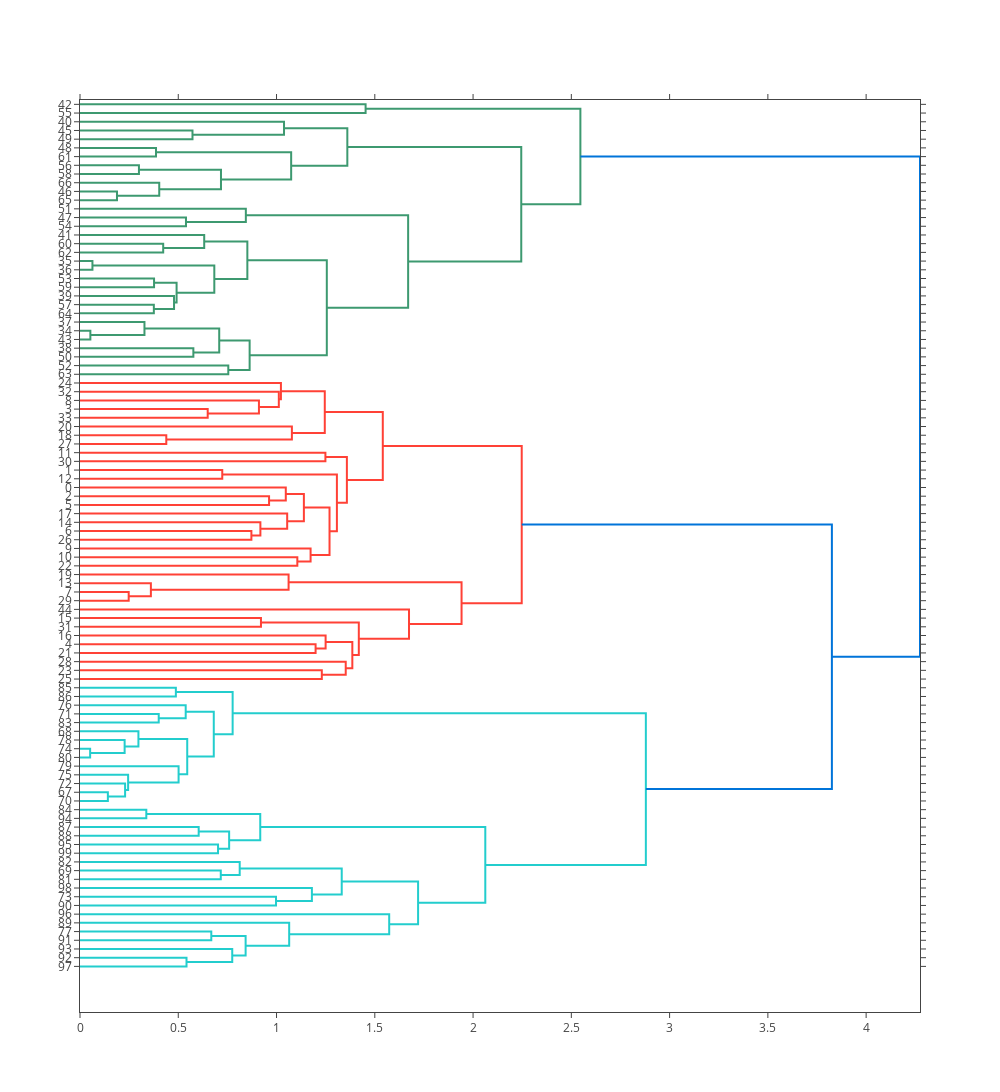

The code cell stored with this chart in its notebook:
### Code cell
dc.set_plotly()
dc.get_dendrogram_graph(tokenized_sentence_list)

### Figure 1 — Plotly figure (JSON) as saved in the notebook; plotly's stock layout.template omitted (floating-point values rounded to 4 significant figures)
{"data": [{"yaxis": "y", "text": null, "marker": {"color": "rgb(61,153,112)"}, "mode": "lines", "xaxis": "x", "hoverinfo": "text", "y": [-5, -5, -15, -15], "x": [0, 1.453, 1.453, 0], "type": "scatter"}, {"yaxis": "y", "text": null, "marker": {"color": "rgb(61,153,112)"}, "mode": "lines", "xaxis": "x", "hoverinfo": "text", "y": [-35, -35, -45, -45], "x": [0, 0.5723, 0.5723, 0], "type": "scatter"}, {"yaxis": "y", "text": null, "marker": {"color": "rgb(61,153,112)"}, "mode": "lines", "xaxis": "x", "hoverinfo": "text", "y": [-25, -25, -40, -40], "x": [0, 1.038, 1.038, 0.5723], "type": "scatter"}, {"yaxis": "y", "text": null, "marker": {"color": "rgb(61,153,112)"}, "mode": "lines", "xaxis": "x", "hoverinfo": "text", "y": [-55, -55, -65, -65], "x": [0, 0.3867, 0.3867, 0], "type": "scatter"}, {"yaxis": "y", "text": null, "marker": {"color": "rgb(61,153,112)"}, "mode": "lines", "xaxis": "x", "hoverinfo": "text", "y": [-75, -75, -85, -85], "x": [0, 0.2999, 0.2999, 0], "type": "scatter"}, {"yaxis": "y", "text": null, "marker": {"color": "rgb(61,153,112)"}, "mode": "lines", "xaxis": "x", "hoverinfo": "text", "y": [-105, -105, -115, -115], "x": [0, 0.1881, 0.1881, 0], "type": "scatter"}, {"yaxis": "y", "text": null, "marker": {"color": "rgb(61,153,112)"}, "mode": "lines", "xaxis": "x", "hoverinfo": "text", "y": [-95, -95, -110, -110], "x": [0, 0.4032, 0.4032, 0.1881], "type": "scatter"}, {"yaxis": "y", "text": null, "marker": {"color": "rgb(61,153,112)"}, "mode": "lines", "xaxis": "x", "hoverinfo": "text", "y": [-80, -80, -102.5, -102.5], "x": [0.2999, 0.7173, 0.7173, 0.4032], "type": "scatter"}, {"yaxis": "y", "text": null, "marker": {"color": "rgb(61,153,112)"}, "mode": "lines", "xaxis": "x", "hoverinfo": "text", "y": [-60, -60, -91.25, -91.25], "x": [0.3867, 1.074, 1.074, 0.7173], "type": "scatter"}, {"yaxis": "y", "text": null, "marker": {"color": "rgb(61,153,112)"}, "mode": "lines", "xaxis": "x", "hoverinfo": "text", "y": [-32.5, -32.5, -75.62, -75.62], "x": [1.038, 1.36, 1.36, 1.074], "type": "scatter"}, {"yaxis": "y", "text": null, "marker": {"color": "rgb(61,153,112)"}, "mode": "lines", "xaxis": "x", "hoverinfo": "text", "y": [-135, -135, -145, -145], "x": [0, 0.5392, 0.5392, 0], "type": "scatter"}, {"yaxis": "y", "text": null, "marker": {"color": "rgb(61,153,112)"}, "mode": "lines", "xaxis": "x", "hoverinfo": "text", "y": [-125, -125, -140, -140], "x": [0, 0.8438, 0.8438, 0.5392], "type": "scatter"}, {"yaxis": "y", "text": null, "marker": {"color": "rgb(61,153,112)"}, "mode": "lines", "xaxis": "x", "hoverinfo": "text", "y": [-165, -165, -175, -175], "x": [0, 0.4234, 0.4234, 0], "type": "scatter"}, {"yaxis": "y", "text": null, "marker": {"color": "rgb(61,153,112)"}, "mode": "lines", "xaxis": "x", "hoverinfo": "text", "y": [-155, -155, -170, -170], "x": [0, 0.632, 0.632, 0.4234], "type": "scatter"}, {"yaxis": "y", "text": null, "marker": {"color": "rgb(61,153,112)"}, "mode": "lines", "xaxis": "x", "hoverinfo": "text", "y": [-185, -185, -195, -195], "x": [0, 0.06329, 0.06329, 0], "type": "scatter"}, {"yaxis": "y", "text": null, "marker": {"color": "rgb(61,153,112)"}, "mode": "lines", "xaxis": "x", "hoverinfo": "text", "y": [-205, -205, -215, -215], "x": [0, 0.3768, 0.3768, 0], "type": "scatter"}, {"yaxis": "y", "text": null, "marker": {"color": "rgb(61,153,112)"}, "mode": "lines", "xaxis": "x", "hoverinfo": "text", "y": [-235, -235, -245, -245], "x": [0, 0.3757, 0.3757, 0], "type": "scatter"}, {"yaxis": "y", "text": null, "marker": {"color": "rgb(61,153,112)"}, "mode": "lines", "xaxis": "x", "hoverinfo": "text", "y": [-225, -225, -240, -240], "x": [0, 0.4785, 0.4785, 0.3757], "type": "scatter"}, {"yaxis": "y", "text": null, "marker": {"color": "rgb(61,153,112)"}, "mode": "lines", "xaxis": "x", "hoverinfo": "text", "y": [-210, -210, -232.5, -232.5], "x": [0.3768, 0.4915, 0.4915, 0.4785], "type": "scatter"}, {"yaxis": "y", "text": null, "marker": {"color": "rgb(61,153,112)"}, "mode": "lines", "xaxis": "x", "hoverinfo": "text", "y": [-190, -190, -221.2, -221.2], "x": [0.06329, 0.6834, 0.6834, 0.4915], "type": "scatter"}, {"yaxis": "y", "text": null, "marker": {"color": "rgb(61,153,112)"}, "mode": "lines", "xaxis": "x", "hoverinfo": "text", "y": [-162.5, -162.5, -205.6, -205.6], "x": [0.632, 0.8515, 0.8515, 0.6834], "type": "scatter"}, {"yaxis": "y", "text": null, "marker": {"color": "rgb(61,153,112)"}, "mode": "lines", "xaxis": "x", "hoverinfo": "text", "y": [-265, -265, -275, -275], "x": [0, 0.05272, 0.05272, 0], "type": "scatter"}, {"yaxis": "y", "text": null, "marker": {"color": "rgb(61,153,112)"}, "mode": "lines", "xaxis": "x", "hoverinfo": "text", "y": [-255, -255, -270, -270], "x": [0, 0.328, 0.328, 0.05272], "type": "scatter"}, {"yaxis": "y", "text": null, "marker": {"color": "rgb(61,153,112)"}, "mode": "lines", "xaxis": "x", "hoverinfo": "text", "y": [-285, -285, -295, -295], "x": [0, 0.5768, 0.5768, 0], "type": "scatter"}, {"yaxis": "y", "text": null, "marker": {"color": "rgb(61,153,112)"}, "mode": "lines", "xaxis": "x", "hoverinfo": "text", "y": [-262.5, -262.5, -290, -290], "x": [0.328, 0.7084, 0.7084, 0.5768], "type": "scatter"}, {"yaxis": "y", "text": null, "marker": {"color": "rgb(61,153,112)"}, "mode": "lines", "xaxis": "x", "hoverinfo": "text", "y": [-305, -305, -315, -315], "x": [0, 0.7545, 0.7545, 0], "type": "scatter"}, {"yaxis": "y", "text": null, "marker": {"color": "rgb(61,153,112)"}, "mode": "lines", "xaxis": "x", "hoverinfo": "text", "y": [-276.2, -276.2, -310, -310], "x": [0.7084, 0.8631, 0.8631, 0.7545], "type": "scatter"}, {"yaxis": "y", "text": null, "marker": {"color": "rgb(61,153,112)"}, "mode": "lines", "xaxis": "x", "hoverinfo": "text", "y": [-184.1, -184.1, -293.1, -293.1], "x": [0.8515, 1.256, 1.256, 0.8631], "type": "scatter"}, {"yaxis": "y", "text": null, "marker": {"color": "rgb(61,153,112)"}, "mode": "lines", "xaxis": "x", "hoverinfo": "text", "y": [-132.5, -132.5, -238.6, -238.6], "x": [0.8438, 1.67, 1.67, 1.256], "type": "scatter"}, {"yaxis": "y", "text": null, "marker": {"color": "rgb(61,153,112)"}, "mode": "lines", "xaxis": "x", "hoverinfo": "text", "y": [-54.06, -54.06, -185.5, -185.5], "x": [1.36, 2.245, 2.245, 1.67], "type": "scatter"}, {"yaxis": "y", "text": null, "marker": {"color": "rgb(61,153,112)"}, "mode": "lines", "xaxis": "x", "hoverinfo": "text", "y": [-10, -10, -119.8, -119.8], "x": [1.453, 2.546, 2.546, 2.245], "type": "scatter"}, {"yaxis": "y", "text": null, "marker": {"color": "rgb(255,65,54)"}, "mode": "lines", "xaxis": "x", "hoverinfo": "text", "y": [-355, -355, -365, -365], "x": [0, 0.6498, 0.6498, 0], "type": "scatter"}, {"yaxis": "y", "text": null, "marker": {"color": "rgb(255,65,54)"}, "mode": "lines", "xaxis": "x", "hoverinfo": "text", "y": [-345, -345, -360, -360], "x": [0, 0.9105, 0.9105, 0.6498], "type": "scatter"}, {"yaxis": "y", "text": null, "marker": {"color": "rgb(255,65,54)"}, "mode": "lines", "xaxis": "x", "hoverinfo": "text", "y": [-335, -335, -352.5, -352.5], "x": [0, 1.012, 1.012, 0.9105], "type": "scatter"}, {"yaxis": "y", "text": null, "marker": {"color": "rgb(255,65,54)"}, "mode": "lines", "xaxis": "x", "hoverinfo": "text", "y": [-325, -325, -343.8, -343.8], "x": [0, 1.022, 1.022, 1.012], "type": "scatter"}, {"yaxis": "y", "text": null, "marker": {"color": "rgb(255,65,54)"}, "mode": "lines", "xaxis": "x", "hoverinfo": "text", "y": [-385, -385, -395, -395], "x": [0, 0.4391, 0.4391, 0], "type": "scatter"}, {"yaxis": "y", "text": null, "marker": {"color": "rgb(255,65,54)"}, "mode": "lines", "xaxis": "x", "hoverinfo": "text", "y": [-375, -375, -390, -390], "x": [0, 1.078, 1.078, 0.4391], "type": "scatter"}, {"yaxis": "y", "text": null, "marker": {"color": "rgb(255,65,54)"}, "mode": "lines", "xaxis": "x", "hoverinfo": "text", "y": [-334.4, -334.4, -382.5, -382.5], "x": [1.022, 1.245, 1.245, 1.078], "type": "scatter"}, {"yaxis": "y", "text": null, "marker": {"color": "rgb(255,65,54)"}, "mode": "lines", "xaxis": "x", "hoverinfo": "text", "y": [-405, -405, -415, -415], "x": [0, 1.249, 1.249, 0], "type": "scatter"}, {"yaxis": "y", "text": null, "marker": {"color": "rgb(255,65,54)"}, "mode": "lines", "xaxis": "x", "hoverinfo": "text", "y": [-425, -425, -435, -435], "x": [0, 0.7239, 0.7239, 0], "type": "scatter"}, {"yaxis": "y", "text": null, "marker": {"color": "rgb(255,65,54)"}, "mode": "lines", "xaxis": "x", "hoverinfo": "text", "y": [-455, -455, -465, -465], "x": [0, 0.962, 0.962, 0], "type": "scatter"}, {"yaxis": "y", "text": null, "marker": {"color": "rgb(255,65,54)"}, "mode": "lines", "xaxis": "x", "hoverinfo": "text", "y": [-445, -445, -460, -460], "x": [0, 1.047, 1.047, 0.962], "type": "scatter"}, {"yaxis": "y", "text": null, "marker": {"color": "rgb(255,65,54)"}, "mode": "lines", "xaxis": "x", "hoverinfo": "text", "y": [-495, -495, -505, -505], "x": [0, 0.8721, 0.8721, 0], "type": "scatter"}, {"yaxis": "y", "text": null, "marker": {"color": "rgb(255,65,54)"}, "mode": "lines", "xaxis": "x", "hoverinfo": "text", "y": [-485, -485, -500, -500], "x": [0, 0.9179, 0.9179, 0.8721], "type": "scatter"}, {"yaxis": "y", "text": null, "marker": {"color": "rgb(255,65,54)"}, "mode": "lines", "xaxis": "x", "hoverinfo": "text", "y": [-475, -475, -492.5, -492.5], "x": [0, 1.054, 1.054, 0.9179], "type": "scatter"}, {"yaxis": "y", "text": null, "marker": {"color": "rgb(255,65,54)"}, "mode": "lines", "xaxis": "x", "hoverinfo": "text", "y": [-452.5, -452.5, -483.8, -483.8], "x": [1.047, 1.139, 1.139, 1.054], "type": "scatter"}, {"yaxis": "y", "text": null, "marker": {"color": "rgb(255,65,54)"}, "mode": "lines", "xaxis": "x", "hoverinfo": "text", "y": [-525, -525, -535, -535], "x": [0, 1.106, 1.106, 0], "type": "scatter"}, {"yaxis": "y", "text": null, "marker": {"color": "rgb(255,65,54)"}, "mode": "lines", "xaxis": "x", "hoverinfo": "text", "y": [-515, -515, -530, -530], "x": [0, 1.173, 1.173, 1.106], "type": "scatter"}, {"yaxis": "y", "text": null, "marker": {"color": "rgb(255,65,54)"}, "mode": "lines", "xaxis": "x", "hoverinfo": "text", "y": [-468.1, -468.1, -522.5, -522.5], "x": [1.139, 1.27, 1.27, 1.173], "type": "scatter"}, {"yaxis": "y", "text": null, "marker": {"color": "rgb(255,65,54)"}, "mode": "lines", "xaxis": "x", "hoverinfo": "text", "y": [-430, -430, -495.3, -495.3], "x": [0.7239, 1.307, 1.307, 1.27], "type": "scatter"}, {"yaxis": "y", "text": null, "marker": {"color": "rgb(255,65,54)"}, "mode": "lines", "xaxis": "x", "hoverinfo": "text", "y": [-410, -410, -462.7, -462.7], "x": [1.249, 1.358, 1.358, 1.307], "type": "scatter"}, {"yaxis": "y", "text": null, "marker": {"color": "rgb(255,65,54)"}, "mode": "lines", "xaxis": "x", "hoverinfo": "text", "y": [-358.4, -358.4, -436.3, -436.3], "x": [1.245, 1.541, 1.541, 1.358], "type": "scatter"}, {"yaxis": "y", "text": null, "marker": {"color": "rgb(255,65,54)"}, "mode": "lines", "xaxis": "x", "hoverinfo": "text", "y": [-565, -565, -575, -575], "x": [0, 0.2477, 0.2477, 0], "type": "scatter"}, {"yaxis": "y", "text": null, "marker": {"color": "rgb(255,65,54)"}, "mode": "lines", "xaxis": "x", "hoverinfo": "text", "y": [-555, -555, -570, -570], "x": [0, 0.3606, 0.3606, 0.2477], "type": "scatter"}, {"yaxis": "y", "text": null, "marker": {"color": "rgb(255,65,54)"}, "mode": "lines", "xaxis": "x", "hoverinfo": "text", "y": [-545, -545, -562.5, -562.5], "x": [0, 1.061, 1.061, 0.3606], "type": "scatter"}, {"yaxis": "y", "text": null, "marker": {"color": "rgb(255,65,54)"}, "mode": "lines", "xaxis": "x", "hoverinfo": "text", "y": [-595, -595, -605, -605], "x": [0, 0.9208, 0.9208, 0], "type": "scatter"}, {"yaxis": "y", "text": null, "marker": {"color": "rgb(255,65,54)"}, "mode": "lines", "xaxis": "x", "hoverinfo": "text", "y": [-625, -625, -635, -635], "x": [0, 1.199, 1.199, 0], "type": "scatter"}, {"yaxis": "y", "text": null, "marker": {"color": "rgb(255,65,54)"}, "mode": "lines", "xaxis": "x", "hoverinfo": "text", "y": [-615, -615, -630, -630], "x": [0, 1.25, 1.25, 1.199], "type": "scatter"}, {"yaxis": "y", "text": null, "marker": {"color": "rgb(255,65,54)"}, "mode": "lines", "xaxis": "x", "hoverinfo": "text", "y": [-655, -655, -665, -665], "x": [0, 1.23, 1.23, 0], "type": "scatter"}, {"yaxis": "y", "text": null, "marker": {"color": "rgb(255,65,54)"}, "mode": "lines", "xaxis": "x", "hoverinfo": "text", "y": [-645, -645, -660, -660], "x": [0, 1.352, 1.352, 1.23], "type": "scatter"}, {"yaxis": "y", "text": null, "marker": {"color": "rgb(255,65,54)"}, "mode": "lines", "xaxis": "x", "hoverinfo": "text", "y": [-622.5, -622.5, -652.5, -652.5], "x": [1.25, 1.386, 1.386, 1.352], "type": "scatter"}, {"yaxis": "y", "text": null, "marker": {"color": "rgb(255,65,54)"}, "mode": "lines", "xaxis": "x", "hoverinfo": "text", "y": [-600, -600, -637.5, -637.5], "x": [0.9208, 1.419, 1.419, 1.386], "type": "scatter"}, {"yaxis": "y", "text": null, "marker": {"color": "rgb(255,65,54)"}, "mode": "lines", "xaxis": "x", "hoverinfo": "text", "y": [-585, -585, -618.8, -618.8], "x": [0, 1.674, 1.674, 1.419], "type": "scatter"}, {"yaxis": "y", "text": null, "marker": {"color": "rgb(255,65,54)"}, "mode": "lines", "xaxis": "x", "hoverinfo": "text", "y": [-553.8, -553.8, -601.9, -601.9], "x": [1.061, 1.941, 1.941, 1.674], "type": "scatter"}, {"yaxis": "y", "text": null, "marker": {"color": "rgb(255,65,54)"}, "mode": "lines", "xaxis": "x", "hoverinfo": "text", "y": [-397.4, -397.4, -577.8, -577.8], "x": [1.541, 2.248, 2.248, 1.941], "type": "scatter"}, {"yaxis": "y", "text": null, "marker": {"color": "rgb(35,205,205)"}, "mode": "lines", "xaxis": "x", "hoverinfo": "text", "y": [-675, -675, -685, -685], "x": [0, 0.4877, 0.4877, 0], "type": "scatter"}, {"yaxis": "y", "text": null, "marker": {"color": "rgb(35,205,205)"}, "mode": "lines", "xaxis": "x", "hoverinfo": "text", "y": [-705, -705, -715, -715], "x": [0, 0.4006, 0.4006, 0], "type": "scatter"}, {"yaxis": "y", "text": null, "marker": {"color": "rgb(35,205,205)"}, "mode": "lines", "xaxis": "x", "hoverinfo": "text", "y": [-695, -695, -710, -710], "x": [0, 0.5378, 0.5378, 0.4006], "type": "scatter"}, {"yaxis": "y", "text": null, "marker": {"color": "rgb(35,205,205)"}, "mode": "lines", "xaxis": "x", "hoverinfo": "text", "y": [-745, -745, -755, -755], "x": [0, 0.05159, 0.05159, 0], "type": "scatter"}, {"yaxis": "y", "text": null, "marker": {"color": "rgb(35,205,205)"}, "mode": "lines", "xaxis": "x", "hoverinfo": "text", "y": [-735, -735, -750, -750], "x": [0, 0.2271, 0.2271, 0.05159], "type": "scatter"}, {"yaxis": "y", "text": null, "marker": {"color": "rgb(35,205,205)"}, "mode": "lines", "xaxis": "x", "hoverinfo": "text", "y": [-725, -725, -742.5, -742.5], "x": [0, 0.2973, 0.2973, 0.2271], "type": "scatter"}, {"yaxis": "y", "text": null, "marker": {"color": "rgb(35,205,205)"}, "mode": "lines", "xaxis": "x", "hoverinfo": "text", "y": [-795, -795, -805, -805], "x": [0, 0.1418, 0.1418, 0], "type": "scatter"}, {"yaxis": "y", "text": null, "marker": {"color": "rgb(35,205,205)"}, "mode": "lines", "xaxis": "x", "hoverinfo": "text", "y": [-785, -785, -800, -800], "x": [0, 0.2295, 0.2295, 0.1418], "type": "scatter"}, {"yaxis": "y", "text": null, "marker": {"color": "rgb(35,205,205)"}, "mode": "lines", "xaxis": "x", "hoverinfo": "text", "y": [-775, -775, -792.5, -792.5], "x": [0, 0.2449, 0.2449, 0.2295], "type": "scatter"}, {"yaxis": "y", "text": null, "marker": {"color": "rgb(35,205,205)"}, "mode": "lines", "xaxis": "x", "hoverinfo": "text", "y": [-765, -765, -783.8, -783.8], "x": [0, 0.5017, 0.5017, 0.2449], "type": "scatter"}, {"yaxis": "y", "text": null, "marker": {"color": "rgb(35,205,205)"}, "mode": "lines", "xaxis": "x", "hoverinfo": "text", "y": [-733.8, -733.8, -774.4, -774.4], "x": [0.2973, 0.5456, 0.5456, 0.5017], "type": "scatter"}, {"yaxis": "y", "text": null, "marker": {"color": "rgb(35,205,205)"}, "mode": "lines", "xaxis": "x", "hoverinfo": "text", "y": [-702.5, -702.5, -754.1, -754.1], "x": [0.5378, 0.6806, 0.6806, 0.5456], "type": "scatter"}, {"yaxis": "y", "text": null, "marker": {"color": "rgb(35,205,205)"}, "mode": "lines", "xaxis": "x", "hoverinfo": "text", "y": [-680, -680, -728.3, -728.3], "x": [0.4877, 0.7767, 0.7767, 0.6806], "type": "scatter"}, {"yaxis": "y", "text": null, "marker": {"color": "rgb(35,205,205)"}, "mode": "lines", "xaxis": "x", "hoverinfo": "text", "y": [-815, -815, -825, -825], "x": [0, 0.3374, 0.3374, 0], "type": "scatter"}, {"yaxis": "y", "text": null, "marker": {"color": "rgb(35,205,205)"}, "mode": "lines", "xaxis": "x", "hoverinfo": "text", "y": [-835, -835, -845, -845], "x": [0, 0.6039, 0.6039, 0], "type": "scatter"}, {"yaxis": "y", "text": null, "marker": {"color": "rgb(35,205,205)"}, "mode": "lines", "xaxis": "x", "hoverinfo": "text", "y": [-855, -855, -865, -865], "x": [0, 0.7024, 0.7024, 0], "type": "scatter"}, {"yaxis": "y", "text": null, "marker": {"color": "rgb(35,205,205)"}, "mode": "lines", "xaxis": "x", "hoverinfo": "text", "y": [-840, -840, -860, -860], "x": [0.6039, 0.7589, 0.7589, 0.7024], "type": "scatter"}, {"yaxis": "y", "text": null, "marker": {"color": "rgb(35,205,205)"}, "mode": "lines", "xaxis": "x", "hoverinfo": "text", "y": [-820, -820, -850, -850], "x": [0.3374, 0.9172, 0.9172, 0.7589], "type": "scatter"}, {"yaxis": "y", "text": null, "marker": {"color": "rgb(35,205,205)"}, "mode": "lines", "xaxis": "x", "hoverinfo": "text", "y": [-885, -885, -895, -895], "x": [0, 0.7163, 0.7163, 0], "type": "scatter"}, {"yaxis": "y", "text": null, "marker": {"color": "rgb(35,205,205)"}, "mode": "lines", "xaxis": "x", "hoverinfo": "text", "y": [-875, -875, -890, -890], "x": [0, 0.8126, 0.8126, 0.7163], "type": "scatter"}, {"yaxis": "y", "text": null, "marker": {"color": "rgb(35,205,205)"}, "mode": "lines", "xaxis": "x", "hoverinfo": "text", "y": [-915, -915, -925, -925], "x": [0, 0.9974, 0.9974, 0], "type": "scatter"}, {"yaxis": "y", "text": null, "marker": {"color": "rgb(35,205,205)"}, "mode": "lines", "xaxis": "x", "hoverinfo": "text", "y": [-905, -905, -920, -920], "x": [0, 1.18, 1.18, 0.9974], "type": "scatter"}, {"yaxis": "y", "text": null, "marker": {"color": "rgb(35,205,205)"}, "mode": "lines", "xaxis": "x", "hoverinfo": "text", "y": [-882.5, -882.5, -912.5, -912.5], "x": [0.8126, 1.332, 1.332, 1.18], "type": "scatter"}, {"yaxis": "y", "text": null, "marker": {"color": "rgb(35,205,205)"}, "mode": "lines", "xaxis": "x", "hoverinfo": "text", "y": [-955, -955, -965, -965], "x": [0, 0.668, 0.668, 0], "type": "scatter"}, {"yaxis": "y", "text": null, "marker": {"color": "rgb(35,205,205)"}, "mode": "lines", "xaxis": "x", "hoverinfo": "text", "y": [-985, -985, -995, -995], "x": [0, 0.5419, 0.5419, 0], "type": "scatter"}, {"yaxis": "y", "text": null, "marker": {"color": "rgb(35,205,205)"}, "mode": "lines", "xaxis": "x", "hoverinfo": "text", "y": [-975, -975, -990, -990], "x": [0, 0.7746, 0.7746, 0.5419], "type": "scatter"}, {"yaxis": "y", "text": null, "marker": {"color": "rgb(35,205,205)"}, "mode": "lines", "xaxis": "x", "hoverinfo": "text", "y": [-960, -960, -982.5, -982.5], "x": [0.668, 0.8427, 0.8427, 0.7746], "type": "scatter"}, {"yaxis": "y", "text": null, "marker": {"color": "rgb(35,205,205)"}, "mode": "lines", "xaxis": "x", "hoverinfo": "text", "y": [-945, -945, -971.2, -971.2], "x": [0, 1.064, 1.064, 0.8427], "type": "scatter"}, {"yaxis": "y", "text": null, "marker": {"color": "rgb(35,205,205)"}, "mode": "lines", "xaxis": "x", "hoverinfo": "text", "y": [-935, -935, -958.1, -958.1], "x": [0, 1.573, 1.573, 1.064], "type": "scatter"}, {"yaxis": "y", "text": null, "marker": {"color": "rgb(35,205,205)"}, "mode": "lines", "xaxis": "x", "hoverinfo": "text", "y": [-897.5, -897.5, -946.6, -946.6], "x": [1.332, 1.72, 1.72, 1.573], "type": "scatter"}, {"yaxis": "y", "text": null, "marker": {"color": "rgb(35,205,205)"}, "mode": "lines", "xaxis": "x", "hoverinfo": "text", "y": [-835, -835, -922.0, -922.0], "x": [0.9172, 2.062, 2.062, 1.72], "type": "scatter"}, {"yaxis": "y", "text": null, "marker": {"color": "rgb(35,205,205)"}, "mode": "lines", "xaxis": "x", "hoverinfo": "text", "y": [-704.1, -704.1, -878.5, -878.5], "x": [0.7767, 2.879, 2.879, 2.062], "type": "scatter"}, {"yaxis": "y", "text": null, "marker": {"color": "rgb(0,116,217)"}, "mode": "lines", "xaxis": "x", "hoverinfo": "text", "y": [-487.6, -487.6, -791.3, -791.3], "x": [2.248, 3.826, 3.826, 2.879], "type": "scatter"}, {"yaxis": "y", "text": null, "marker": {"color": "rgb(0,116,217)"}, "mode": "lines", "xaxis": "x", "hoverinfo": "text", "y": [-64.9, -64.9, -639.5, -639.5], "x": [2.546, 4.274, 4.274, 3.826], "type": "scatter"}], "layout": {"showlegend": false, "yaxis": {"showticklabels": true, "tickmode": "array", "ticks": "outside", "rangemode": "tozero", "mirror": "allticks", "zeroline": false, "showline": true, "ticktext": ["42", "55", "40", "45", "49", "48", "61", "56", "58", "66", "46", "65", "51", "47", "54", "41", "60", "62", "35", "36", "53", "59", "39", "57", "64", "37", "34", "43", "38", "50", "52", "63", "24", "32", "8", "3", "33", "20", "18", "27", "11", "30", "1", "12", "0", "2", "5", "17", "14", "6", "26", "9", "10", "22", "19", "13", "7", "29", "44", "15", "31", "16", "4", "21", "28", "23", "25", "85", "86", "76", "71", "83", "68", "78", "74", "80", "79", "75", "72", "67", "70", "84", "94", "87", "88", "95", "99", "82", "69", "81", "98", "73", "90", "96", "89", "77", "91", "93", "92", "97"], "showgrid": false, "type": "linear", "tickvals": [-5, -15, -25, -35, -45, -55, -65, -75, -85, -95, -105, -115, -125, -135, -145, -155, -165, -175, -185, -195, -205, -215, -225, -235, -245, -255, -265, -275, -285, -295, -305, -315, -325, -335, -345, -355, -365, -375, -385, -395, -405, -415, -425, -435, -445, -455, -465, -475, -485, -495, -505, -515, -525, -535, -545, -555, -565, -575, -585, -595, -605, -615, -625, -635, -645, -655, -665, -675, -685, -695, -705, -715, -725, -735, -745, -755, -765, -775, -785, -795, -805, -815, -825, -835, -845, -855, -865, -875, -885, -895, -905, -915, -925, -935, -945, -955, -965, -975, -985, -995]}, "autosize": false, "height": 1500, "width": 1000, "xaxis": {"showticklabels": true, "ticks": "outside", "rangemode": "tozero", "mirror": "allticks", "zeroline": false, "showline": true, "showgrid": false, "type": "linear"}, "hovermode": "closest"}}
